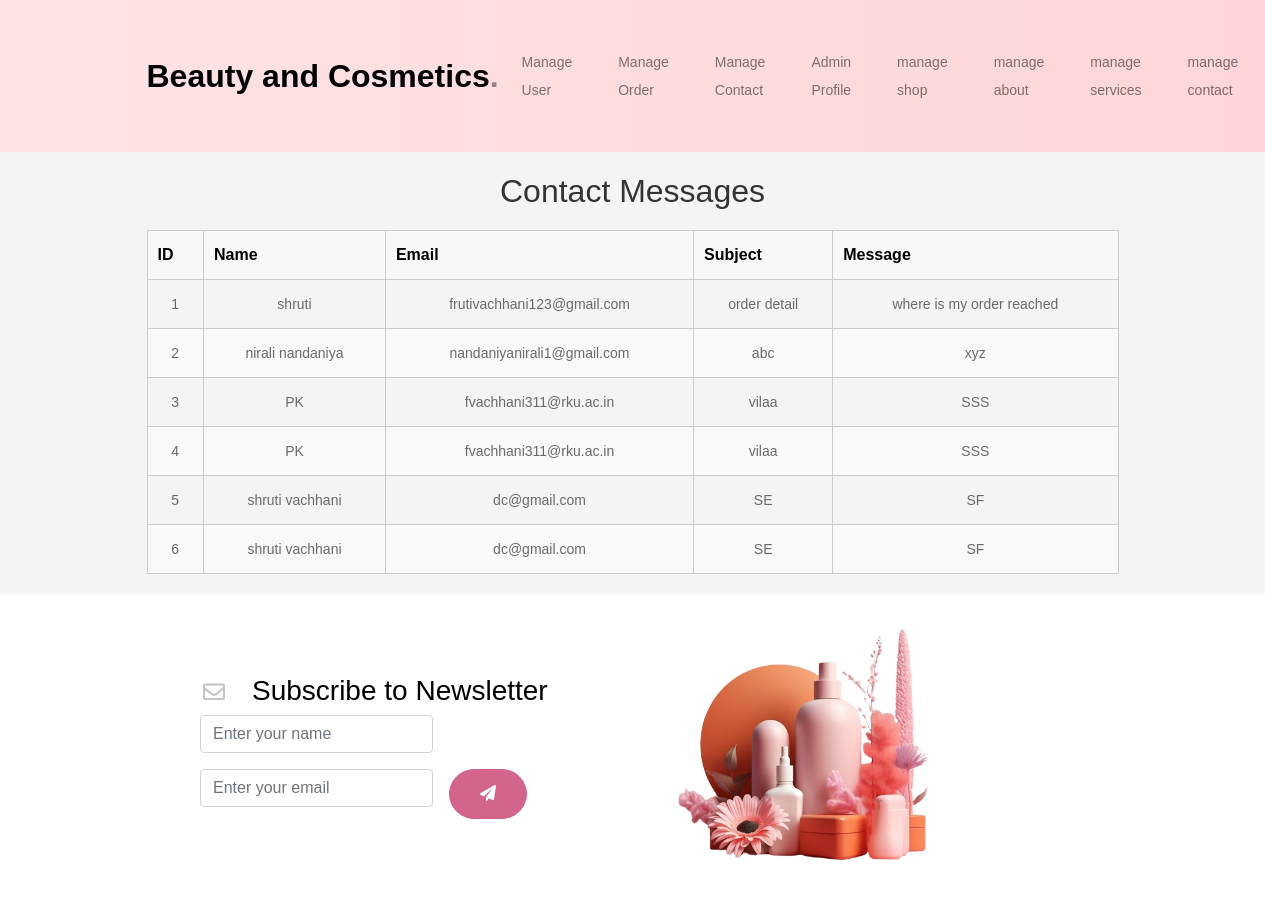
/admin/manage_contact.php, run on the app's committed database.
### tables this page shows
CREATE TABLE `contacts` (
  `id` int(11) NOT NULL,
  `name` varchar(100) NOT NULL,
  `email` varchar(100) NOT NULL,
  `subject` varchar(150) NOT NULL,
  `message` text NOT NULL,
  `created_at` timestamp NOT NULL DEFAULT current_timestamp()
);

### admin/manage_contact.php (the view, shortened to what this page needs)
<?php
include 'header.php';
include_once("adminconnection.php");
$sql = "SELECT * FROM contacts";
$result = $con->query($sql);
?>
<!DOCTYPE html>
<html lang="en">
<head>
</head>
<body>
    <div class="container">
        <h2>Contact Messages</h2>
        <table>
            <thead>
                <tr>
                    <th>ID</th>
                    <th>Name</th>
                    <th>Email</th>
                    <th>Subject</th>
                    <th>Message</th>
                </tr>
            </thead>
            <tbody>
                <?php
                if ($result->num_rows > 0) {
                    while ($row = $result->fetch_assoc()) {
                        echo "<tr>
                            <td>{$row['id']}</td>
                            <td>{$row['name']}</td>
                            <td>{$row['email']}</td>
                            <td>{$row['subject']}</td>
                            <td>{$row['message']}</td>
                        </tr>";
                    }
                } else {
                    echo "<tr><td colspan='5'>No messages found.</td></tr>";
                }
                ?>
            </tbody>
        </table>
    </div>
</body>
</html>
<?php
include 'footer.php';
?>

### admin/style1.css (style rules this page uses)
body { font-family: "Inter", Arial, sans-serif; font-weight: 400; line-height: 28px; color: #6a6a6a; font-size: 14px; background-color: #eff2f1; margin: 0; padding: 0; overflow-x: hidden; position: relative; }
.container { width: 80%; margin: 0 auto; padding: 20px; }
table { width: 100%; border-collapse: collapse; margin-top: 20px; }
table thead { background-color: #d3658d; color: #fff; }
table thead th { padding: 10px; text-align: left; }
table tbody tr { border-bottom: 1px solid #ddd; }
table tbody tr:nth-child(even) { background-color: #f9f9f9; }
table tbody td { padding: 10px; }

### admin/manage_contact.php (style rules this page uses)
body { font-family: 'Poppins', sans-serif; background-color: #f4f4f4; margin: 0; padding: 0; }
h2 { text-align: center; color: #333; }
table { width: 100%; border-collapse: collapse; margin-top: 20px; }
table, th, td { border: 1px solid #ccc; }
th, td { padding: 12px; text-align: center; }
th { background-color: #f8f8f8; font-size: 16px; color: black; }
tr:nth-child(even) { background-color: #f9f9f9; }

### data on the page
contacts: id "1", name "shruti", email "frutivachhani123@gmail.com", subject "order detail", message "where is my order reached"
contacts: id "2", name "nirali nandaniya", email "nandaniyanirali1@gmail.com", subject "abc", message "xyz"
contacts: id "3", name "PK", email "fvachhani311@rku.ac.in", subject "vilaa", message "SSS"
contacts: id "4", name "PK", email "fvachhani311@rku.ac.in", subject "vilaa", message "SSS"
contacts: id "5", name "shruti vachhani", email "dc@gmail.com", subject "SE", message "SF"
contacts: id "6", name "shruti vachhani", email "dc@gmail.com", subject "SE", message "SF"
